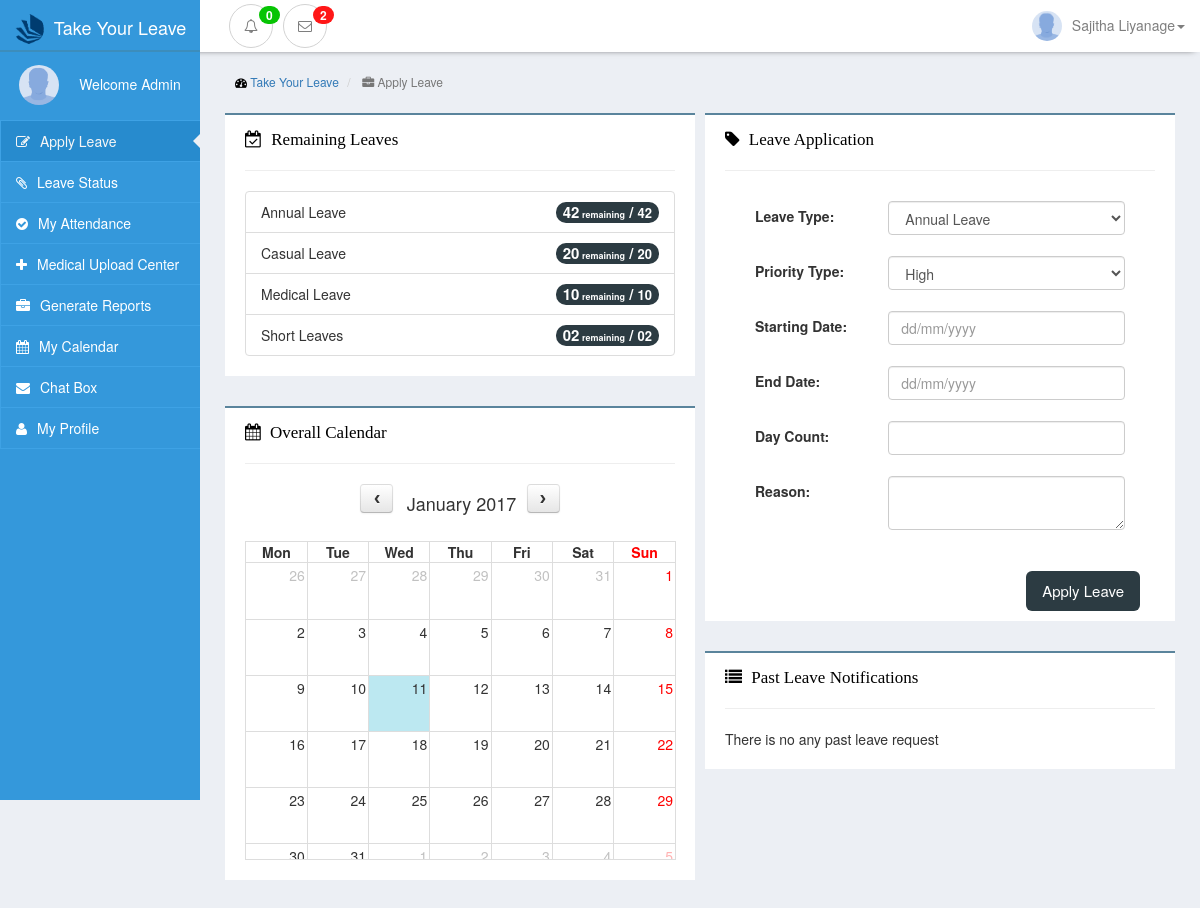
/view/site/apply.php?job=done (signed in), run on the app's committed database.
### tables this page shows
CREATE TABLE `employee` (
  `comp_id` varchar(20) NOT NULL,
  `name` varchar(255) NOT NULL,
  `nic` varchar(10) NOT NULL,
  `gender` varchar(10) NOT NULL,
  `email` varchar(255) NOT NULL,
  `password` varchar(255) NOT NULL,
  `tel_no` varchar(10) NOT NULL,
  `image` varchar(255) NOT NULL,
  `job_cat_id` int(11) NOT NULL,
  `level_id` int(11) DEFAULT NULL,
  `group_id` int(11) NOT NULL,
  `dept_id` int(11) NOT NULL,
  PRIMARY KEY (`comp_id`),
  KEY `job_cat_id` (`job_cat_id`),
  KEY `level_id` (`level_id`),
  KEY `group_id` (`group_id`),
  KEY `dept_id` (`dept_id`)
);

CREATE TABLE `employee_leave_count` (
  `comp_id` varchar(50) NOT NULL,
  `leave_id` int(11) NOT NULL,
  `leave_count` int(11) DEFAULT NULL,
  PRIMARY KEY (`comp_id`,`leave_id`)
);

CREATE TABLE `leave_type` (
  `leave_id` int(11) NOT NULL AUTO_INCREMENT,
  `leave_name` varchar(50) NOT NULL,
  `leave_period` varchar(50) NOT NULL,
  `currentStatus` varchar(50) DEFAULT NULL,
  PRIMARY KEY (`leave_id`)
);

CREATE TABLE `leave_count_details` (
  `set_id` int(11) NOT NULL,
  `leave_id` int(11) NOT NULL,
  `leave_count` int(11) NOT NULL,
  PRIMARY KEY (`set_id`,`leave_id`)
);

### view/site/apply.php (the view, shortened to what the rows shown need)
<?php
include('../../controller/siteController.php');
$pdo = connect();
?>
<!DOCTYPE html>
<html lang="en">
<head>
    <link href="../../public/css/bootstrap.min.css" rel="stylesheet">
    <link href="../../public/css/interface-leftmenu.css" rel="stylesheet">
    <link href="../../public/css/leave-interface.css" rel="stylesheet">
    <link href="../../public/css/navbar-style.css" rel="stylesheet">
    <link href="../../public/css/font-awesome.min.css" rel="stylesheet">
    <link href="../../public/css/fullcalendar.min.css" rel="stylesheet">
    <link rel="stylesheet" href="../../public/css/datepicker.css">
</head>
<body style=" background-color: #eceff4 !important;">
<?php include("../layouts/navbar.php") ?>
<div class="container-fluid ">
    <div class="row ">
        <div class="col-sm-10 col-xs-12 admin-background col-sm-push-2" style="position: relative;">
            <div class="row padding-row">
                <div class="col-sm-6 col-xs-12 padding-box">
                    <div class="row">
                        <div class="col-xs-12 nortification-box-top">
                            <ul class="list-group">
                                <?php
                                    $sqlS="SELECT * FROM employee WHERE comp_id=:empID";
                                    $queryS = $pdo->prepare($sqlS);
                                    $queryS->execute(array('empID'=> $empID));
                                    $resultS = $queryS->fetch();
                                    $levelID = $resultS['level_id'];
                                    $jobID = $resultS['job_cat_id'];
                                    $sqlS1="SELECT set_id FROM leave_set_job WHERE job_cat_id=:jobID AND level_id=:lID";
                                    $queryS1 = $pdo->prepare($sqlS1);
                                    $queryS1->execute(array('jobID'=> $jobID,'lID'=>$levelID));
                                    $resultS1 = $queryS1->fetch();
                                    $setID = $resultS1['set_id'];
                                    $sqlS2="SELECT leave_count FROM leave_count_details WHERE set_id=:setID";
                                    $queryS2 = $pdo->prepare($sqlS2);
                                    $queryS2->execute(array('setID'=> $setID));
                                    $resultS2 = $queryS2->fetchAll();
                                    $sql="SELECT employee_leave_count.leave_count ,leave_type.leave_name FROM employee_leave_count
                                          JOIN leave_type ON employee_leave_count.leave_id = leave_type.leave_id
                                          WHERE employee_leave_count.comp_id=:empID and leave_type.currentStatus=:log";
                                    $query = $pdo->prepare($sql);
                                    $query->execute(array('empID'=> $empID,'log'=>"approved"));
                                    $result = $query->fetchAll();
                                    $count = 0;
                                    foreach($result as $rs){
                                        $val = intval($rs['leave_count']);
                                        if($val<10 && $val>0){
                                            $val = "0".$rs['leave_count'];
                                        }
                                        echo "<li class='list-group-item'>
                                                ".ucwords($rs['leave_name'])."<span class=\"label label-danger\" style='margin-left:10px;";
                                                if($val>=0){echo'display:none;'; }echo "'>".abs($val)." No Pay Leave!!</span><span class='badge' style='background-color:#2c3b42; font-size:15px;'>".$val."<span style='font-size:9px;'> remaining</span> / <span style='font-size:13px;'>";
                                                if($resultS2[$count]['leave_count']<10){echo '0'.$resultS2[$count]['leave_count'];}else{ echo $resultS2[$count]['leave_count'];} echo"</span><span style='font-size:9px;'></span> </span>
                                                </li>";
                                        $count +=1;
                                    }
                                ?>
                            </ul>
                        </div>
                    </div>
                </div>
            </div>
        </div>
    </div>
</div>
</body>
</html>

### view/layouts/navbar.php (shortened to what the rows shown need)
<?php
    $newsql = "SELECT name,image,group_id from employee where comp_id=:empID";
    $newquery = $pdo->prepare($newsql);
    $newquery->execute(array('empID'=>$empID));
    $newresult = $newquery->fetch();
    $employeeName = $newresult['name'];
    $employeeImage = $newresult['image'];
?>
<nav class="navbar navbar-inverse navbar-static-top nav-top nav-bar-custom navbar-fixed-top" style="margin-top:0px; box-shadow: 0 3px 7px -6px black !important;">
    <div class="container-fluid">
        <div style="height: 1px;" aria-expanded="false" id="navbar" class="navbar-collapse collapse">
            <ul class="nav navbar-nav navbar-right">
                <li class="dropdown">
                    <a href="#" class="dropdown-toggle font new" data-toggle="dropdown" role="button"
                       aria-haspopup="true" aria-expanded="false"><img src="../<?php if($employeeImage != 'null'){echo $employeeImage;}else{ echo '../public/images/default.png';}?>" class="img-circle image-user"  /><?php echo $employeeName;?><span class="caret"></span></a>
                </li>
            </ul>
        </div>
    </div>
</nav>

### data on the page
employee: name "Sajitha Liyanage"
employee_leave_count: leave.leave_name "Annual Leave", leave_count "42"
leave_count_details: leave_count "42"
employee_leave_count: leave.leave_name "Casual Leave", leave_count "20"
leave_count_details: leave_count "20"
employee_leave_count: leave.leave_name "Medical Leave", leave_count "10"
leave_count_details: leave_count "10"
employee_leave_count: leave.leave_name "Short Leaves", leave_count "02"
leave_count_details: leave_count "2"

### other printed values
$nortifictionsCount "0"
$nortifictionsCount2 "2"
$empRole "Admin"
form field leave_type "Annual Leave"
